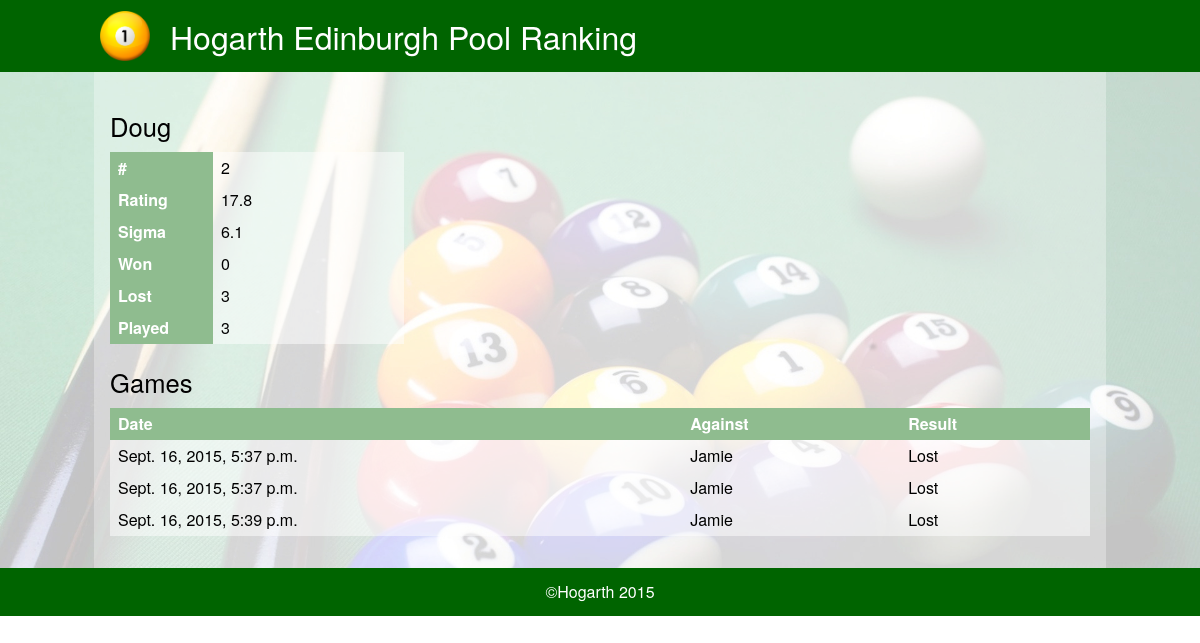
Screenshot of /player/2/ with the database file from the repository.
### pool/models.py (models this page shows, shortened)
class Player(models.Model):
    name = models.CharField(max_length=265, unique=True)
    mu = models.FloatField(null=True)
    sigma = models.FloatField(null=True)
    objects = PlayerManager()
    @property
    def ranking(self):
        return Player.objects.filter(mu__gt=self.mu).count() + 1
    @property
    def rating(self):#
        return Rating(self.mu, self.sigma)
    def __str__(self):
        return self.name

class Game(models.Model):
    created = models.DateTimeField(auto_now_add=True)
    winner = models.ForeignKey(Player, related_name='games_won')
    loser = models.ForeignKey(Player, related_name='games_lost')

### pool/views.py (the view)
# urls.py: url(r'^player/(?P<id>[0-9]+)/$', 'player', name='player'),
def player(request, id):
    player = get_object_or_404(Player, pk=id)
    return render(request, 'pool/player.html', {
        'player': player,
        'games': Game.objects.filter(
            Q(winner=player) | Q(loser=player)
        ).order_by('created')
    })

### pool/models.py (called while the page is built)
    def get_queryset(self):
        query = super(PlayerManager, self).get_queryset()
        return query.annotate(
            games_played=Count('games_won', distinct=True) + Count('games_lost', distinct=True)
        ).order_by('-mu', '-games_played')

### pool/templates/pool/player.html (shortened to what this page needs)
{% extends "pool/base.html" %}
{% block content %}
    <div id="player">
        <h2>{{  player.name }}</h2>
        <table>
            <tr>
                <th>#</th>
                <td>{{ player.ranking }}</td>
            </tr>
            <tr>
                <th>Rating</th>
                <td>{{ player.mu|floatformat }}</td>
            </tr>
            <tr>
                <th>Sigma</th>
                <td>{{ player.sigma|floatformat }}</td>
            </tr>
            <tr>
                <th>Won</th>
                <td>{{ player.games_won.count }}</td>
            </tr>
            <tr>
                <th>Lost</th>
                <td>{{ player.games_lost.count }}</td>
            </tr>
            <tr>
                <th>Played</th>
                <td>{{ player.games_played }}</td>
            </tr>
        </table>
    </div>
    <div id="games">
        <h2>Games</h2>
        <table>
            <thead>
                <tr>
                    <th>Date</th>
                    <th>Against</th>
                    <th>Result</th>
                </tr>
            </thead>
            <tbody>
                {% for game in games %}
                    {% if game.winner == player %}
                        <tr class="winner">
                            <td>{{ game.created }}</td>
                            <td>{{ game.loser }}</td>
                            <td>Won</td>
                        </tr>
                    {% else %}
                        <tr class="loser">
                            <td>{{ game.created }}</td>
                            <td>{{ game.winner }}</td>
                            <td>Lost</td>
                        </tr>
                    {% endif %}
                {% endfor %}
            </tbody>
        </table>
    </div>
{% endblock %}

### pool/static/media/css/vi-core.css (style rules this page uses)
body { font-family: "Helvetica Neue", Helvetica, Arial, sans-serif; }
h2 { font-size: 160%; margin-bottom: 0.5em; margin-top: 1em; }
th { text-align: left; color: white; background: darkseagreen; font-weight: bold; }
table td, table th { padding: 0.5em; }
table { background: rgba(255, 255, 255, 0.5); width: 100% }
#player table { width: 30%; }
#player table th { width: 35%; }

### rows the page displays
Player: name "Doug", ranking "2", mu "17.8", sigma "6.1", games_won.count "0", games_lost.count "3", games_played "3"
Game: created "Sept. 16, 2015, 5:37 p.m.", winner "Jamie"
Game: created "Sept. 16, 2015, 5:37 p.m.", winner "Jamie"
Game: created "Sept. 16, 2015, 5:39 p.m.", winner "Jamie"
